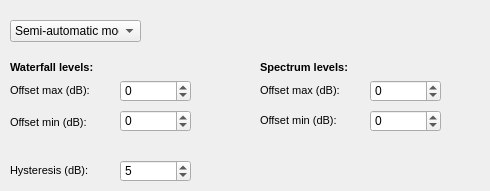
     <widget class="QWidget" name="tab_3">
      <attribute name="title">
       <string>Level setting</string>
      </attribute>
      <widget class="QComboBox" name="cbAutoLevel">
       <property name="geometry">
        <rect>
         <x>10</x>
         <y>20</y>
         <width>131</width>
         <height>22</height>
        </rect>
       </property>
       <property name="currentIndex">
        <number>0</number>
       </property>
       <item>
        <property name="text">
         <string>Semi-automatic mode</string>
        </property>
       </item>
       <item>
        <property name="text">
         <string>Synchronous</string>
        </property>
       </item>
       <item>
        <property name="text">
         <string>Auto mode</string>
        </property>
       </item>
      </widget>
      <widget class="QSpinBox" name="sbWfMinOffset">
       <property name="geometry">
        <rect>
         <x>120</x>
         <y>110</y>
         <width>71</width>
         <height>22</height>
        </rect>
       </property>
       <property name="minimum">
        <number>-100</number>
       </property>
       <property name="maximum">
        <number>100</number>
       </property>
       <property name="value">
        <number>0</number>
       </property>
      </widget>
      <widget class="QSpinBox" name="sbHysteresis">
       <property name="geometry">
        <rect>
         <x>120</x>
         <y>160</y>
         <width>71</width>
         <height>22</height>
        </rect>
       </property>
       <property name="minimum">
        <number>0</number>
       </property>
       <property name="maximum">
        <number>20</number>
       </property>
       <property name="singleStep">
        <number>1</number>
       </property>
       <property name="value">
        <number>5</number>
       </property>
      </widget>
      <widget class="QSpinBox" name="sbWfMaxOffset">
       <property name="geometry">
        <rect>
         <x>120</x>
         <y>80</y>
         <width>71</width>
         <height>22</height>
        </rect>
       </property>
       <property name="minimum">
        <number>-100</number>
       </property>
       <property name="maximum">
        <number>100</number>
       </property>
       <property name="value">
        <number>0</number>
       </property>
      </widget>
      <widget class="QLabel" name="label_74">
       <property name="geometry">
        <rect>
         <x>10</x>
         <y>112</y>
         <width>111</width>
         <height>21</height>
        </rect>
       </property>
       <property name="text">
        <string>&lt;!DOCTYPE HTML PUBLIC &quot;-//W3C//DTD HTML 4.0//EN&quot; &quot;http://www.w3.org/TR/REC-html40/strict.dtd&quot;&gt;
&lt;html&gt;&lt;head&gt;&lt;meta name=&quot;qrichtext&quot; content=&quot;1&quot; /&gt;&lt;style type=&quot;text/css&quot;&gt;
p, li { white-space: pre-wrap; }
&lt;/style&gt;&lt;/head&gt;&lt;body style=&quot; font-family:'MS Shell Dlg 2'; font-size:8.25pt; font-weight:400; font-style:normal;&quot;&gt;
&lt;p style=&quot; margin-top:0px; margin-bottom:0px; margin-left:0px; margin-right:0px; -qt-block-indent:0; text-indent:0px;&quot;&gt;&lt;span style=&quot; font-size:8pt;&quot;&gt;Offset min (dB):&lt;/span&gt;&lt;/p&gt;&lt;/body&gt;&lt;/html&gt;</string>
       </property>
      </widget>
      <widget class="QLabel" name="label_75">
       <property name="geometry">
        <rect>
         <x>10</x>
         <y>160</y>
         <width>111</width>
         <height>21</height>
        </rect>
       </property>
       <property name="text">
        <string>&lt;!DOCTYPE HTML PUBLIC &quot;-//W3C//DTD HTML 4.0//EN&quot; &quot;http://www.w3.org/TR/REC-html40/strict.dtd&quot;&gt;
&lt;html&gt;&lt;head&gt;&lt;meta name=&quot;qrichtext&quot; content=&quot;1&quot; /&gt;&lt;style type=&quot;text/css&quot;&gt;
p, li { white-space: pre-wrap; }
&lt;/style&gt;&lt;/head&gt;&lt;body style=&quot; font-family:'MS Shell Dlg 2'; font-size:8.25pt; font-weight:400; font-style:normal;&quot;&gt;
&lt;p style=&quot; margin-top:0px; margin-bottom:0px; margin-left:0px; margin-right:0px; -qt-block-indent:0; text-indent:0px;&quot;&gt;&lt;span style=&quot; font-size:8pt;&quot;&gt;Hysteresis (dB):&lt;/span&gt;&lt;/p&gt;&lt;/body&gt;&lt;/html&gt;</string>
       </property>
      </widget>
      <widget class="QLabel" name="label_3">
       <property name="geometry">
        <rect>
         <x>10</x>
         <y>60</y>
         <width>221</width>
         <height>16</height>
        </rect>
       </property>
       <property name="text">
        <string>&lt;!DOCTYPE HTML PUBLIC &quot;-//W3C//DTD HTML 4.0//EN&quot; &quot;http://www.w3.org/TR/REC-html40/strict.dtd&quot;&gt;
&lt;html&gt;&lt;head&gt;&lt;meta name=&quot;qrichtext&quot; content=&quot;1&quot; /&gt;&lt;style type=&quot;text/css&quot;&gt;
p, li { white-space: pre-wrap; }
&lt;/style&gt;&lt;/head&gt;&lt;body style=&quot; font-family:'MS Shell Dlg 2'; font-size:8.25pt; font-weight:400; font-style:normal;&quot;&gt;
&lt;p style=&quot; margin-top:0px; margin-bottom:0px; margin-left:0px; margin-right:0px; -qt-block-indent:0; text-indent:0px;&quot;&gt;&lt;span style=&quot; font-size:8pt; font-weight:600;&quot;&gt;Waterfall levels:&lt;/span&gt;&lt;/p&gt;&lt;/body&gt;&lt;/html&gt;</string>
       </property>
      </widget>
      <widget class="QLabel" name="label_76">
       <property name="geometry">
        <rect>
         <x>10</x>
         <y>80</y>
         <width>111</width>
         <height>21</height>
        </rect>
       </property>
       <property name="text">
        <string>&lt;!DOCTYPE HTML PUBLIC &quot;-//W3C//DTD HTML 4.0//EN&quot; &quot;http://www.w3.org/TR/REC-html40/strict.dtd&quot;&gt;
&lt;html&gt;&lt;head&gt;&lt;meta name=&quot;qrichtext&quot; content=&quot;1&quot; /&gt;&lt;style type=&quot;text/css&quot;&gt;
p, li { white-space: pre-wrap; }
&lt;/style&gt;&lt;/head&gt;&lt;body style=&quot; font-family:'MS Shell Dlg 2'; font-size:8.25pt; font-weight:400; font-style:normal;&quot;&gt;
&lt;p style=&quot; margin-top:0px; margin-bottom:0px; margin-left:0px; margin-right:0px; -qt-block-indent:0; text-indent:0px;&quot;&gt;&lt;span style=&quot; font-size:8pt;&quot;&gt;Offset max (dB):&lt;/span&gt;&lt;/p&gt;&lt;/body&gt;&lt;/html&gt;</string>
       </property>
      </widget>
      <widget class="QLabel" name="label_77">
       <property name="geometry">
        <rect>
         <x>260</x>
         <y>80</y>
         <width>111</width>
         <height>21</height>
        </rect>
       </property>
       <property name="text">
        <string>&lt;!DOCTYPE HTML PUBLIC &quot;-//W3C//DTD HTML 4.0//EN&quot; &quot;http://www.w3.org/TR/REC-html40/strict.dtd&quot;&gt;
&lt;html&gt;&lt;head&gt;&lt;meta name=&quot;qrichtext&quot; content=&quot;1&quot; /&gt;&lt;style type=&quot;text/css&quot;&gt;
p, li { white-space: pre-wrap; }
&lt;/style&gt;&lt;/head&gt;&lt;body style=&quot; font-family:'MS Shell Dlg 2'; font-size:8.25pt; font-weight:400; font-style:normal;&quot;&gt;
&lt;p style=&quot; margin-top:0px; margin-bottom:0px; margin-left:0px; margin-right:0px; -qt-block-indent:0; text-indent:0px;&quot;&gt;&lt;span style=&quot; font-size:8pt;&quot;&gt;Offset max (dB):&lt;/span&gt;&lt;/p&gt;&lt;/body&gt;&lt;/html&gt;</string>
       </property>
      </widget>
      <widget class="QLabel" name="label_4">
       <property name="geometry">
        <rect>
         <x>260</x>
         <y>60</y>
         <width>221</width>
         <height>16</height>
        </rect>
       </property>
       <property name="text">
        <string>&lt;!DOCTYPE HTML PUBLIC &quot;-//W3C//DTD HTML 4.0//EN&quot; &quot;http://www.w3.org/TR/REC-html40/strict.dtd&quot;&gt;
&lt;html&gt;&lt;head&gt;&lt;meta name=&quot;qrichtext&quot; content=&quot;1&quot; /&gt;&lt;style type=&quot;text/css&quot;&gt;
p, li { white-space: pre-wrap; }
&lt;/style&gt;&lt;/head&gt;&lt;body style=&quot; font-family:'MS Shell Dlg 2'; font-size:8.25pt; font-weight:400; font-style:normal;&quot;&gt;
&lt;p style=&quot; margin-top:0px; margin-bottom:0px; margin-left:0px; margin-right:0px; -qt-block-indent:0; text-indent:0px;&quot;&gt;&lt;span style=&quot; font-size:8pt; font-weight:600;&quot;&gt;Spectrum levels:&lt;/span&gt;&lt;/p&gt;&lt;/body&gt;&lt;/html&gt;</string>
       </property>
      </widget>
      <widget class="QLabel" name="label_78">
       <property name="geometry">
        <rect>
         <x>260</x>
         <y>110</y>
         <width>111</width>
         <height>21</height>
        </rect>
       </property>
       <property name="text">
        <string>&lt;!DOCTYPE HTML PUBLIC &quot;-//W3C//DTD HTML 4.0//EN&quot; &quot;http://www.w3.org/TR/REC-html40/strict.dtd&quot;&gt;
&lt;html&gt;&lt;head&gt;&lt;meta name=&quot;qrichtext&quot; content=&quot;1&quot; /&gt;&lt;style type=&quot;text/css&quot;&gt;
p, li { white-space: pre-wrap; }
&lt;/style&gt;&lt;/head&gt;&lt;body style=&quot; font-family:'MS Shell Dlg 2'; font-size:8.25pt; font-weight:400; font-style:normal;&quot;&gt;
&lt;p style=&quot; margin-top:0px; margin-bottom:0px; margin-left:0px; margin-right:0px; -qt-block-indent:0; text-indent:0px;&quot;&gt;&lt;span style=&quot; font-size:8pt;&quot;&gt;Offset min (dB):&lt;/span&gt;&lt;/p&gt;&lt;/body&gt;&lt;/html&gt;</string>
       </property>
      </widget>
      <widget class="QSpinBox" name="sbSpMinOffset">
       <property name="geometry">
        <rect>
         <x>370</x>
         <y>110</y>
         <width>71</width>
         <height>22</height>
        </rect>
       </property>
       <property name="minimum">
        <number>-100</number>
       </property>
       <property name="maximum">
        <number>100</number>
       </property>
       <property name="value">
        <number>0</number>
       </property>
      </widget>
      <widget class="QSpinBox" name="sbSpMaxOffset">
       <property name="geometry">
        <rect>
         <x>370</x>
         <y>80</y>
         <width>71</width>
         <height>22</height>
        </rect>
       </property>
       <property name="minimum">
        <number>-100</number>
       </property>
       <property name="maximum">
        <number>100</number>
       </property>
       <property name="value">
        <number>0</number>
       </property>
      </widget>
     </widget>
